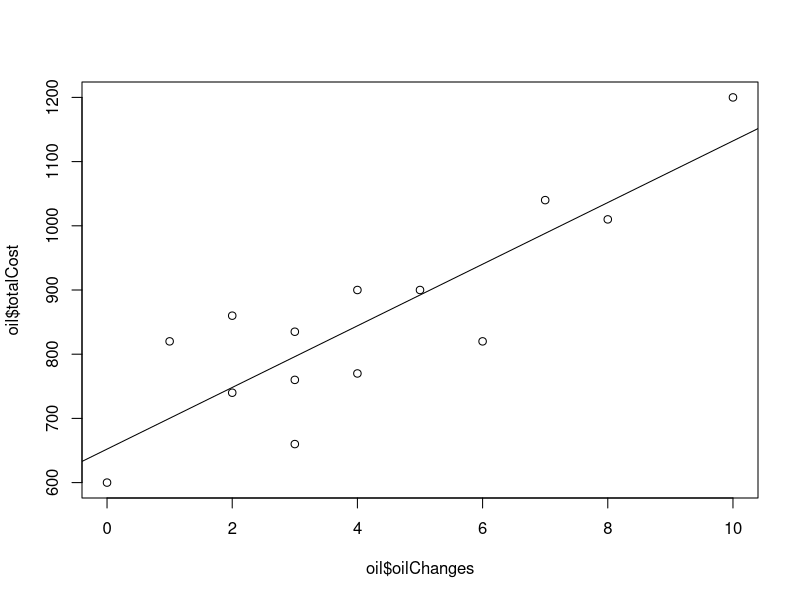

Source code (R):

oilChanges <- c(3,5,2,3,1,4,6,4,3,2,0,10,7,8)
repairs <- c(300,300,500,400,700,420,100,290,475,620,600,0,200,50)
miles <-c(20100,23200,19200,2210,18400,23400,17900,19900,20100,24100,18200,19600,20800,19700)

oil <- data.frame(oilChanges, repairs, miles)

#plot1 <- plot(oil$oilChanges,oil$repairs)

model1 <- lm(formula = repairs~oilChanges, data=oil)
summary(model1)
#abline(model1)

oil$oilChangeCost <- oil$oilChanges * 120
oil$totalCost <-oil$oilChangeCost + oil$repairs
m <- lm(formula=totalCost~oilChanges, data=oil)
plot(oil$oilChanges, oil$totalCost)
summary(m)
abline(m)

#using the linear model in R to predict the total cost
test = data.frame(oilChanges=0)
predict(m,test,type = "response")

test = data.frame(oilChanges=5)
predict(m,test,type = "response")

test = data.frame(oilChanges=10)
predict(m,test,type = "response")